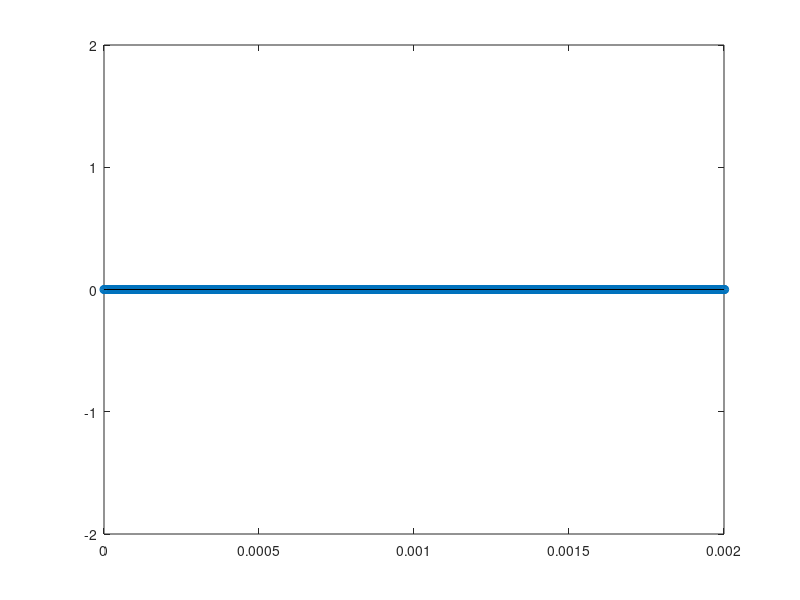

Reproduce this figure in MATLAB.
%% 代码功能
%构造正弦波信号并进行有符号数量化，最终输出二进制数据到.txt文件并保存到指定的路径
clear all;
close all;
%% %=============设置系统参数==============%
f1=30;        %设置波形频率
%f2=1e3;
% f3=800e3;
Fs=512e3;        %设置采样频率
L=8192;         %数据长度
N=2;           %数据位宽
%% %=============产生输入信号==============%
t=0:1/Fs:(1/Fs)*(L-1);
y1=sin(2*pi*f1*t);
%y2=sin(2*pi*f2*t);
% y3=sin(2*pi*f3*t);
% y4=y1+y2+y3;
y4 = y1 ;
n=1;    %表示有几个信号
y_n=round(y4*(2^(N-n)-1));      %N比特量化;如果有n个信号相加，则设置（N-n）
                                %针对量化这行代码为什么量化时要做一个(N-n)进一步解释.:
                                %N位量化是要将输出的波形量化用+/-（2^N）的整数表示
                                %将14行输出量化表达式展开=y1*2^(N-3)+y2*2^(N-3)+y3*2^(N-3)
                                %3个N-3位量化的数相加，用N位的数表示才能不溢出，这样就满足了输出y_n的N位量化要求
%% %=================画图==================%
a=8;           %改变系数可以调整显示周期
stem(t,y_n);
axis([0 L/Fs/a -2^(N-1) 2^(N-1)]);      %调整坐标正达到调节波形显示范围的效果
%% %=============写入外部文件==============%
fid=fopen('D:\FPGA_MATLAB_Learning\CIC_Filter\FPGA_Design\MulCIC_N6M128\Sim\signal.txt','w');    %把数据写入sin_data.txt文件中，如果没有就创建该文件  

for k=1:length(y_n)
    B_s=dec2bin(y_n(k)+((y_n(k))<0)*2^N,N); %将十进制数转换成二进制补码，正数补码=原码，负数补码=（2^N+负数）
    for j=1:N
        if B_s(j)=='1'
            tb=1;
        else
            tb=0;
        end
        fprintf(fid,'%d',tb);
    end
    fprintf(fid,'\n');
end

fclose(fid);